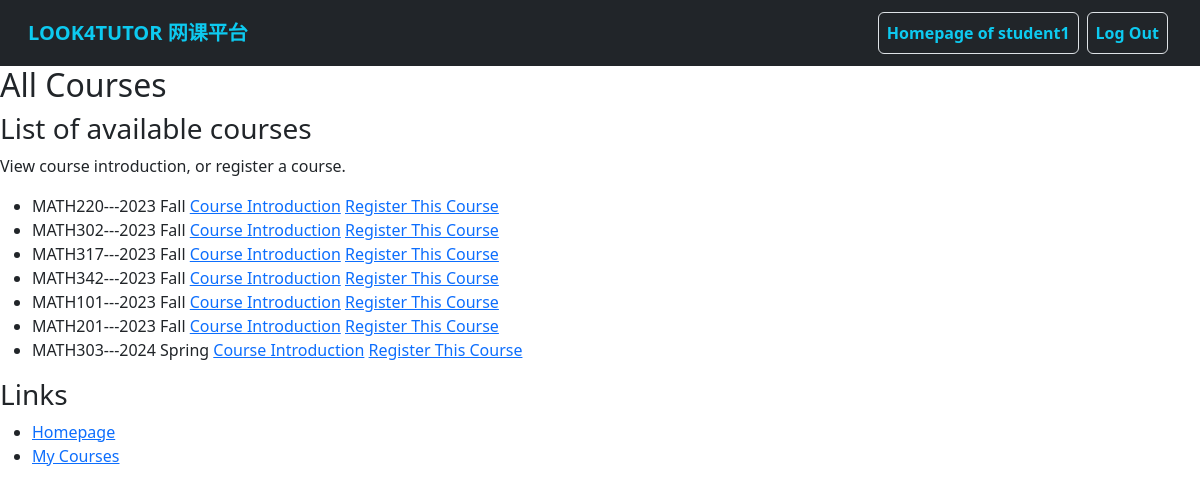
/students/all_course_list (signed in), run on the app's committed database.
### users/models.py (models this page shows)
class MyUser(AbstractUser):
    wechat_id = models.CharField(
        max_length=20,
        blank=False,
        unique=True,
        verbose_name='Wechat ID',
        help_text="Your Wechat/Weixin ID used to contact Look4Tutor service",
    )
    is_tutor = models.BooleanField(
        default=False,
        verbose_name='Tutor',
        help_text="Designates whether the user is a tutor",
    )
    nickname = models.CharField(
        max_length=50,
        blank=True,
        verbose_name='Nickname',
        help_text="Nickname used by Look4Tutor",
    )
    label = models.CharField(
        max_length=200,
        blank=True,
        verbose_name='Label',
        help_text="Label added by administration"
    )
    comment = models.TextField(
        max_length=300,
        blank=True,
        verbose_name='Comment',
        help_text="Comment on user"
    )

### courses/models.py (models this page shows, shortened)
class Course(models.Model):
    SUBJECT_CHOICES = [
        ('APBI', 'APBI'),
        ('APSC', 'APSC'),
        ('BIOL', 'BIOL'),
        ('CHEM', 'CHEM'),
        ('COMM', 'COMM'),
        ('COMR', 'COMR'),
        ('CPEN', 'CPEN'),
        ('CPSC', 'CPSC'),
        ('DCSI', 'DCSI'),
        ('ECON', 'ECON'),
        ('ELEC', 'ELEC'),
        ('EOSC', 'EOSC'),
        ('MATH', 'MATH'),
        ('MFRE', 'MFRE'),
        ('PHIL', 'PHIL'),
        ('PHYS', 'PHYS'),
        ('PSYC', 'PSYC'),
        ('SCIE', 'SCIE'),
        ('STAT', 'STAT'),
        ('VANT', 'VANT'),
        ('WRDS', 'WRDS'),
    ]
    subject = models.CharField(
        max_length=4,
        choices=SUBJECT_CHOICES,
        help_text="Subject code, e.g. ECON.",
        blank=False,
        verbose_name='Subject'
    )
    course_number = models.CharField(
        max_length=3,
        help_text="3-digits course number, e.g. 101.",
        blank=False,
        verbose_name='Course Number'
    )
    section = models.CharField(
        max_length=20,
        help_text="Section number, e.g. 202 or professor name. <strong>Leave it blank</strong> if there is only one section.",
        blank=True,
        verbose_name='Section'
    )
    term = models.ForeignKey(
        Term,
        models.SET_NULL,
        blank=True,
        null=True,
        verbose_name='Term'
    )
    tutor = models.ForeignKey(
        MyUser,
        models.SET_NULL,
        limit_choices_to={'is_tutor': True},
        blank=True,
        null=True,
        verbose_name='Tutor'
    )
    def get_long_title(self):
        return self.subject + self.course_number + self.section + "---" + self.term.__str__()

class Term(models.Model):
    SEASON_CHOICES = [
        ('Fall', 'Fall'),
        ('Spring', 'Spring'),
        ('Summer_1', 'Summer_1'),
        ('Summer_2', 'Summer_2')
    ]
    year = models.CharField(
        max_length=4,
        help_text="Year of the term, e.g. 2023",
        blank=False,
        verbose_name='Year'
    )
    season = models.CharField(
        max_length=8,
        choices=SEASON_CHOICES,
        help_text="Season of the term, e.g. Fall.",
        blank=False,
        verbose_name='Season'
    )
    start_date = models.DateField(
        help_text="Start date of the term.",
        verbose_name='Start Date'
    )
    end_date = models.DateField(
        help_text="End date of the term.",
        verbose_name='End Date'
    )
    def __str__(self):
        return self.year + " " + self.season.capitalize()

### students/views.py (the view)
# urls.py: path('all_course_list', AllCourseList.as_view(), name='all_course_list'),
class AllCourseList(LoginRequiredMixin, ListView):
    model = Course
    template_name = 'students/all_course_list.html'

### templates/students/all_course_list.html
{% extends 'base.html' %} {% block content %}
<h2>All Courses</h2>
<div>
  <h3>List of available courses</h3>
  <p>View course introduction, or register a course.</p>
  <ul>
    {% for course in course_list %}
    <li>
      {{ course.get_long_title }}
      <a href="{% url 'course_introduction' course.id %}"
        >Course Introduction</a
      >
      <a href="{% url 'register_course' course.id %}">Register This Course</a>
    </li>
    {% endfor %}
  </ul>
</div>
<div>
  <h3>Links</h3>
  <ul>
    <li><a href="{% url 'user_home' %}">Homepage</a></li>
    <li><a href="{% url 'student_course_list' %}">My Courses</a></li>
  </ul>
</div>
{% endblock %}

### templates/base.html (shortened to what this page needs)
<!DOCTYPE html>
<html lang="en">
  <head>
    <link
      href="https://cdn.jsdelivr.net/npm/bootstrap@5.3.0-alpha3/dist/css/bootstrap.min.css"
      rel="stylesheet"
    />
  </head>
  <body>
    <nav class="navbar navbar-expand-lg bg-dark">
      <div class="container-fluid ms-3 me-3">
        <a class="navbar-brand text-info fw-bold" href="{% url 'index' %}"
          >LOOK4TUTOR 网课平台</a
        >
        <div class="collapse navbar-collapse" id="navbarSupportedContent">
          <ul class="navbar-nav ms-auto mb-2 mb-lg-0">
            {% if user.is_authenticated %}
            <li class="nav-item">
              <a
                class="nav-link text-info fw-semibold m-1 border btn btn-outline-light"
                href="{% url 'user_home' %}"
                >Homepage of {{ user.username }}</a
              >
            </li>
            <li class="nav-item">
              <a
                class="nav-link text-info fw-semibold m-1 border btn btn-outline-light"
                href="{% url 'logout' %}"
                >Log Out</a
              >
            </li>
            {% endif %}
          </ul>
        </div>
      </div>
    </nav>
    <div>{% block content %} {% endblock %}</div>
  </body>
</html>

### data on the page
MyUser: username "student1"
Course: get_long_title "MATH220---2023 Fall"
Course: get_long_title "MATH302---2023 Fall"
Course: get_long_title "MATH317---2023 Fall"
Course: get_long_title "MATH342---2023 Fall"
Course: get_long_title "MATH101---2023 Fall"
Course: get_long_title "MATH201---2023 Fall"
Course: get_long_title "MATH303---2024 Spring"
